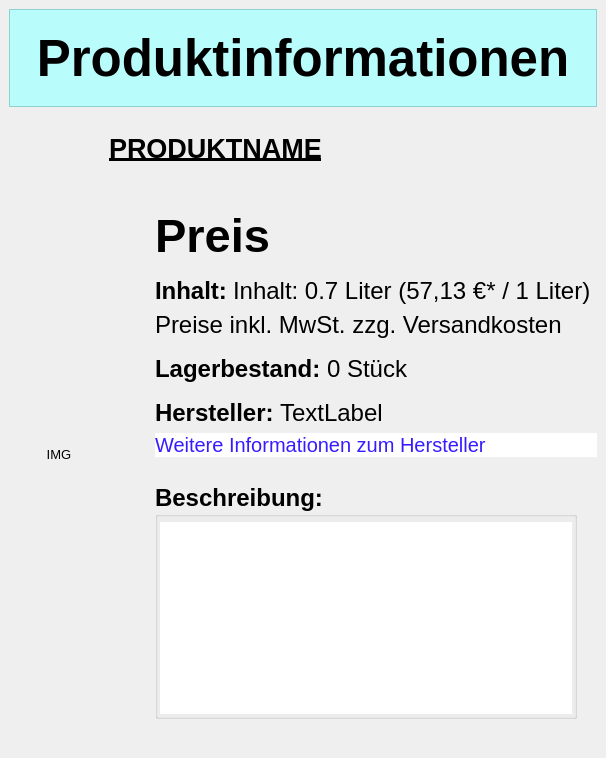
     <widget class="QWidget" name="page_2">
      <layout class="QVBoxLayout" name="verticalLayout_5">
       <property name="leftMargin">
        <number>9</number>
       </property>
       <property name="topMargin">
        <number>9</number>
       </property>
       <property name="rightMargin">
        <number>9</number>
       </property>
       <property name="bottomMargin">
        <number>9</number>
       </property>
       <item>
        <widget class="QFrame" name="frame_3">
         <property name="styleSheet">
          <string notr="true">QWidget#frame_3{
background-color: rgba(170, 255, 255, 200);
}</string>
         </property>
         <property name="frameShape">
          <enum>QFrame::StyledPanel</enum>
         </property>
         <property name="frameShadow">
          <enum>QFrame::Raised</enum>
         </property>
         <layout class="QVBoxLayout" name="verticalLayout_15">
          <item>
           <spacer name="verticalSpacer_33">
            <property name="orientation">
             <enum>Qt::Vertical</enum>
            </property>
            <property name="sizeType">
             <enum>QSizePolicy::Fixed</enum>
            </property>
            <property name="sizeHint" stdset="0">
             <size>
              <width>20</width>
              <height>10</height>
             </size>
            </property>
           </spacer>
          </item>
          <item>
           <widget class="QLabel" name="label_10">
            <property name="font">
             <font>
              <pointsize>38</pointsize>
              <bold>true</bold>
             </font>
            </property>
            <property name="text">
             <string>Produktinformationen</string>
            </property>
            <property name="alignment">
             <set>Qt::AlignCenter</set>
            </property>
           </widget>
          </item>
          <item>
           <spacer name="verticalSpacer_9">
            <property name="orientation">
             <enum>Qt::Vertical</enum>
            </property>
            <property name="sizeType">
             <enum>QSizePolicy::Fixed</enum>
            </property>
            <property name="sizeHint" stdset="0">
             <size>
              <width>20</width>
              <height>10</height>
             </size>
            </property>
           </spacer>
          </item>
         </layout>
        </widget>
       </item>
       <item>
        <spacer name="verticalSpacer_29">
         <property name="orientation">
          <enum>Qt::Vertical</enum>
         </property>
         <property name="sizeType">
          <enum>QSizePolicy::Expanding</enum>
         </property>
         <property name="sizeHint" stdset="0">
          <size>
           <width>20</width>
           <height>20</height>
          </size>
         </property>
        </spacer>
       </item>
       <item>
        <layout class="QHBoxLayout" name="horizontalLayout_10">
         <item>
          <spacer name="horizontalSpacer_26">
           <property name="orientation">
            <enum>Qt::Horizontal</enum>
           </property>
           <property name="sizeType">
            <enum>QSizePolicy::Fixed</enum>
           </property>
           <property name="sizeHint" stdset="0">
            <size>
             <width>100</width>
             <height>20</height>
            </size>
           </property>
          </spacer>
         </item>
         <item>
          <widget class="QLabel" name="p_name">
           <property name="sizePolicy">
            <sizepolicy hsizetype="Expanding" vsizetype="Fixed">
             <horstretch>0</horstretch>
             <verstretch>0</verstretch>
            </sizepolicy>
           </property>
           <property name="font">
            <font>
             <family>Arial</family>
             <pointsize>20</pointsize>
             <italic>false</italic>
             <bold>true</bold>
             <underline>true</underline>
            </font>
           </property>
           <property name="styleSheet">
            <string notr="true">background-image: &quot;://C:/Users/Markus/Desktop/Schulzeug/Q11/Englisch Converstation/innkaufhaus_wasserburg.jpg (2).jpg&quot;</string>
           </property>
           <property name="text">
            <string>PRODUKTNAME</string>
           </property>
           <property name="alignment">
            <set>Qt::AlignLeading|Qt::AlignLeft|Qt::AlignVCenter</set>
           </property>
          </widget>
         </item>
        </layout>
       </item>
       <item>
        <spacer name="verticalSpacer">
         <property name="orientation">
          <enum>Qt::Vertical</enum>
         </property>
         <property name="sizeType">
          <enum>QSizePolicy::Fixed</enum>
         </property>
         <property name="sizeHint" stdset="0">
          <size>
           <width>20</width>
           <height>10</height>
          </size>
         </property>
        </spacer>
       </item>
       <item>
        <layout class="QHBoxLayout" name="horizontalLayout_9">
         <item>
          <widget class="QLabel" name="img">
           <property name="enabled">
            <bool>true</bool>
           </property>
           <property name="sizePolicy">
            <sizepolicy hsizetype="Preferred" vsizetype="Preferred">
             <horstretch>0</horstretch>
             <verstretch>0</verstretch>
            </sizepolicy>
           </property>
           <property name="minimumSize">
            <size>
             <width>100</width>
             <height>10</height>
            </size>
           </property>
           <property name="font">
            <font>
             <pointsize>10</pointsize>
            </font>
           </property>
           <property name="frameShape">
            <enum>QFrame::NoFrame</enum>
           </property>
           <property name="text">
            <string>IMG</string>
           </property>
           <property name="alignment">
            <set>Qt::AlignCenter</set>
           </property>
          </widget>
         </item>
         <item>
          <spacer name="horizontalSpacer_4">
           <property name="orientation">
            <enum>Qt::Horizontal</enum>
           </property>
           <property name="sizeType">
            <enum>QSizePolicy::Fixed</enum>
           </property>
           <property name="sizeHint" stdset="0">
            <size>
             <width>40</width>
             <height>20</height>
            </size>
           </property>
          </spacer>
         </item>
         <item>
          <layout class="QVBoxLayout" name="verticalLayout_10">
           <item>
            <spacer name="verticalSpacer_15">
             <property name="orientation">
              <enum>Qt::Vertical</enum>
             </property>
             <property name="sizeType">
              <enum>QSizePolicy::Fixed</enum>
             </property>
             <property name="sizeHint" stdset="0">
              <size>
               <width>20</width>
               <height>20</height>
              </size>
             </property>
            </spacer>
           </item>
           <item>
            <widget class="QWidget" name="widget_preis" native="true">
             <property name="minimumSize">
              <size>
               <width>0</width>
               <height>0</height>
              </size>
             </property>
             <layout class="QVBoxLayout" name="verticalLayout_11">
              <property name="leftMargin">
               <number>0</number>
              </property>
              <property name="rightMargin">
               <number>0</number>
              </property>
              <item>
               <widget class="QLabel" name="preis">
                <property name="sizePolicy">
                 <sizepolicy hsizetype="Fixed" vsizetype="Preferred">
                  <horstretch>0</horstretch>
                  <verstretch>0</verstretch>
                 </sizepolicy>
                </property>
                <property name="font">
                 <font>
                  <pointsize>35</pointsize>
                  <bold>true</bold>
                 </font>
                </property>
                <property name="text">
                 <string>Preis</string>
                </property>
               </widget>
              </item>
             </layout>
            </widget>
           </item>
           <item>
            <layout class="QHBoxLayout" name="horizontalLayout_2">
             <item>
              <widget class="QLabel" name="label_inhalt">
               <property name="sizePolicy">
                <sizepolicy hsizetype="Fixed" vsizetype="Preferred">
                 <horstretch>0</horstretch>
                 <verstretch>0</verstretch>
                </sizepolicy>
               </property>
               <property name="font">
                <font>
                 <pointsize>18</pointsize>
                 <bold>true</bold>
                </font>
               </property>
               <property name="text">
                <string>Inhalt:</string>
               </property>
              </widget>
             </item>
             <item>
              <widget class="QLabel" name="inhalt">
               <property name="font">
                <font>
                 <pointsize>18</pointsize>
                 <bold>false</bold>
                </font>
               </property>
               <property name="text">
                <string>Inhalt: 0.7 Liter (57,13 €* / 1 Liter) </string>
               </property>
              </widget>
             </item>
            </layout>
           </item>
           <item>
            <widget class="QLabel" name="label">
             <property name="font">
              <font>
               <pointsize>18</pointsize>
              </font>
             </property>
             <property name="text">
              <string>Preise inkl. MwSt. zzg. Versandkosten</string>
             </property>
            </widget>
           </item>
           <item>
            <spacer name="verticalSpacer_26">
             <property name="orientation">
              <enum>Qt::Vertical</enum>
             </property>
             <property name="sizeType">
              <enum>QSizePolicy::Fixed</enum>
             </property>
             <property name="sizeHint" stdset="0">
              <size>
               <width>20</width>
               <height>10</height>
              </size>
             </property>
            </spacer>
           </item>
           <item>
            <layout class="QHBoxLayout" name="horizontalLayout_13">
             <item>
              <widget class="QLabel" name="label_lagerbstand_text">
               <property name="sizePolicy">
                <sizepolicy hsizetype="Fixed" vsizetype="Preferred">
                 <horstretch>0</horstretch>
                 <verstretch>0</verstretch>
                </sizepolicy>
               </property>
               <property name="font">
                <font>
                 <pointsize>18</pointsize>
                 <bold>true</bold>
                </font>
               </property>
               <property name="text">
                <string>Lagerbestand:</string>
               </property>
              </widget>
             </item>
             <item>
              <widget class="QLabel" name="label_lagerbstand_value">
               <property name="font">
                <font>
                 <pointsize>18</pointsize>
                </font>
               </property>
               <property name="text">
                <string>0 Stück</string>
               </property>
              </widget>
             </item>
            </layout>
           </item>
           <item>
            <spacer name="verticalSpacer_14">
             <property name="orientation">
              <enum>Qt::Vertical</enum>
             </property>
             <property name="sizeType">
              <enum>QSizePolicy::Fixed</enum>
             </property>
             <property name="sizeHint" stdset="0">
              <size>
               <width>20</width>
               <height>10</height>
              </size>
             </property>
            </spacer>
           </item>
           <item>
            <layout class="QHBoxLayout" name="horizontalLayout_7">
             <item>
              <widget class="QLabel" name="hersteller_label">
               <property name="sizePolicy">
                <sizepolicy hsizetype="Fixed" vsizetype="Fixed">
                 <horstretch>0</horstretch>
                 <verstretch>0</verstretch>
                </sizepolicy>
               </property>
               <property name="font">
                <font>
                 <pointsize>18</pointsize>
                 <bold>true</bold>
                </font>
               </property>
               <property name="text">
                <string>Hersteller:</string>
               </property>
              </widget>
             </item>
             <item>
              <widget class="QLabel" name="hersteller">
               <property name="font">
                <font>
                 <pointsize>18</pointsize>
                </font>
               </property>
               <property name="text">
                <string>TextLabel</string>
               </property>
              </widget>
             </item>
            </layout>
           </item>
           <item>
            <widget class="QPushButton" name="pushButton_more_infos_hersteller">
             <property name="font">
              <font>
               <pointsize>15</pointsize>
              </font>
             </property>
             <property name="styleSheet">
              <string notr="true">color: rgb(54, 28, 255);
background-color: rgb(255, 255, 255);
text-align:left;
border: 0px solid red; </string>
             </property>
             <property name="text">
              <string>Weitere Informationen zum Hersteller</string>
             </property>
            </widget>
           </item>
           <item>
            <spacer name="verticalSpacer_2">
             <property name="orientation">
              <enum>Qt::Vertical</enum>
             </property>
             <property name="sizeType">
              <enum>QSizePolicy::Preferred</enum>
             </property>
             <property name="sizeHint" stdset="0">
              <size>
               <width>20</width>
               <height>20</height>
              </size>
             </property>
            </spacer>
           </item>
           <item>
            <layout class="QHBoxLayout" name="horizontalLayout_5">
             <item>
              <widget class="QGroupBox" name="groupBox_beschreibung">
               <property name="font">
                <font>
                 <pointsize>18</pointsize>
                 <bold>true</bold>
                </font>
               </property>
               <property name="title">
                <string>Beschreibung:</string>
               </property>
               <property name="flat">
                <bool>true</bool>
               </property>
               <property name="checkable">
                <bool>false</bool>
               </property>
               <property name="checked">
                <bool>false</bool>
               </property>
               <layout class="QHBoxLayout" name="horizontalLayout_14">
                <property name="leftMargin">
                 <number>2</number>
                </property>
                <property name="topMargin">
                 <number>5</number>
                </property>
                <property name="rightMargin">
                 <number>2</number>
                </property>
                <property name="bottomMargin">
                 <number>2</number>
                </property>
                <item>
                 <widget class="QTextEdit" name="description">
                  <property name="sizePolicy">
                   <sizepolicy hsizetype="Preferred" vsizetype="Preferred">
                    <horstretch>0</horstretch>
                    <verstretch>0</verstretch>
                   </sizepolicy>
                  </property>
                  <property name="font">
                   <font>
                    <family>Arial</family>
                    <pointsize>15</pointsize>
                    <bold>false</bold>
                   </font>
                  </property>
                  <property name="focusPolicy">
                   <enum>Qt::WheelFocus</enum>
                  </property>
                  <property name="frameShape">
                   <enum>QFrame::NoFrame</enum>
                  </property>
                  <property name="verticalScrollBarPolicy">
                   <enum>Qt::ScrollBarAsNeeded</enum>
                  </property>
                  <property name="horizontalScrollBarPolicy">
                   <enum>Qt::ScrollBarAsNeeded</enum>
                  </property>
                  <property name="readOnly">
                   <bool>true</bool>
                  </property>
                 </widget>
                </item>
               </layout>
              </widget>
             </item>
             <item>
              <spacer name="horizontalSpacer_13">
               <property name="orientation">
                <enum>Qt::Horizontal</enum>
               </property>
               <property name="sizeType">
                <enum>QSizePolicy::Fixed</enum>
               </property>
               <property name="sizeHint" stdset="0">
                <size>
                 <width>20</width>
                 <height>20</height>
                </size>
               </property>
              </spacer>
             </item>
            </layout>
           </item>
           <item>
            <spacer name="verticalSpacer_16">
             <property name="orientation">
              <enum>Qt::Vertical</enum>
             </property>
             <property name="sizeType">
              <enum>QSizePolicy::Expanding</enum>
             </property>
             <property name="sizeHint" stdset="0">
              <size>
               <width>20</width>
               <height>10</height>
              </size>
             </property>
            </spacer>
           </item>
          </layout>
         </item>
        </layout>
       </item>
       <item>
        <spacer name="verticalSpacer_30">
         <property name="orientation">
          <enum>Qt::Vertical</enum>
         </property>
         <property name="sizeType">
          <enum>QSizePolicy::Expanding</enum>
         </property>
         <property name="sizeHint" stdset="0">
          <size>
           <width>20</width>
           <height>20</height>
          </size>
         </property>
        </spacer>
       </item>
      </layout>
     </widget>
